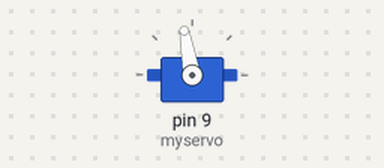
Bench run of a sketch on a simulated Arduino Uno, built with avr-gcc and run on an emulated ATmega328P. Parts: servo.

Above: at 0.05 s.
Timing chart, 0 to 4.6 s (numbered marks = the images above):
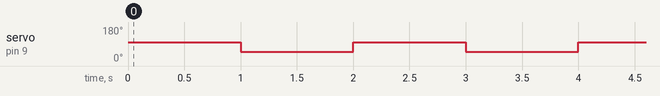

Measured:
- by itself, servo on pin 9 (myservo): alternates 100° for 1.0 s and 50° for 1.0 s

The sketch:

Servo.ino
```cpp
#include <Servo.h> //include servo library

Servo myservo; //Declare myservo as a Servo object.

void setup() {
  myservo.attach(9); //Connect servo motor to pin 9
}

void loop() {
  myservo.write(100); //rotate 100 degree
  delay(1000); //wait for 1 second
  myservo.write(50); //rotate back to 50 degree
  delay(1000); //wait for 1 second
}
```
